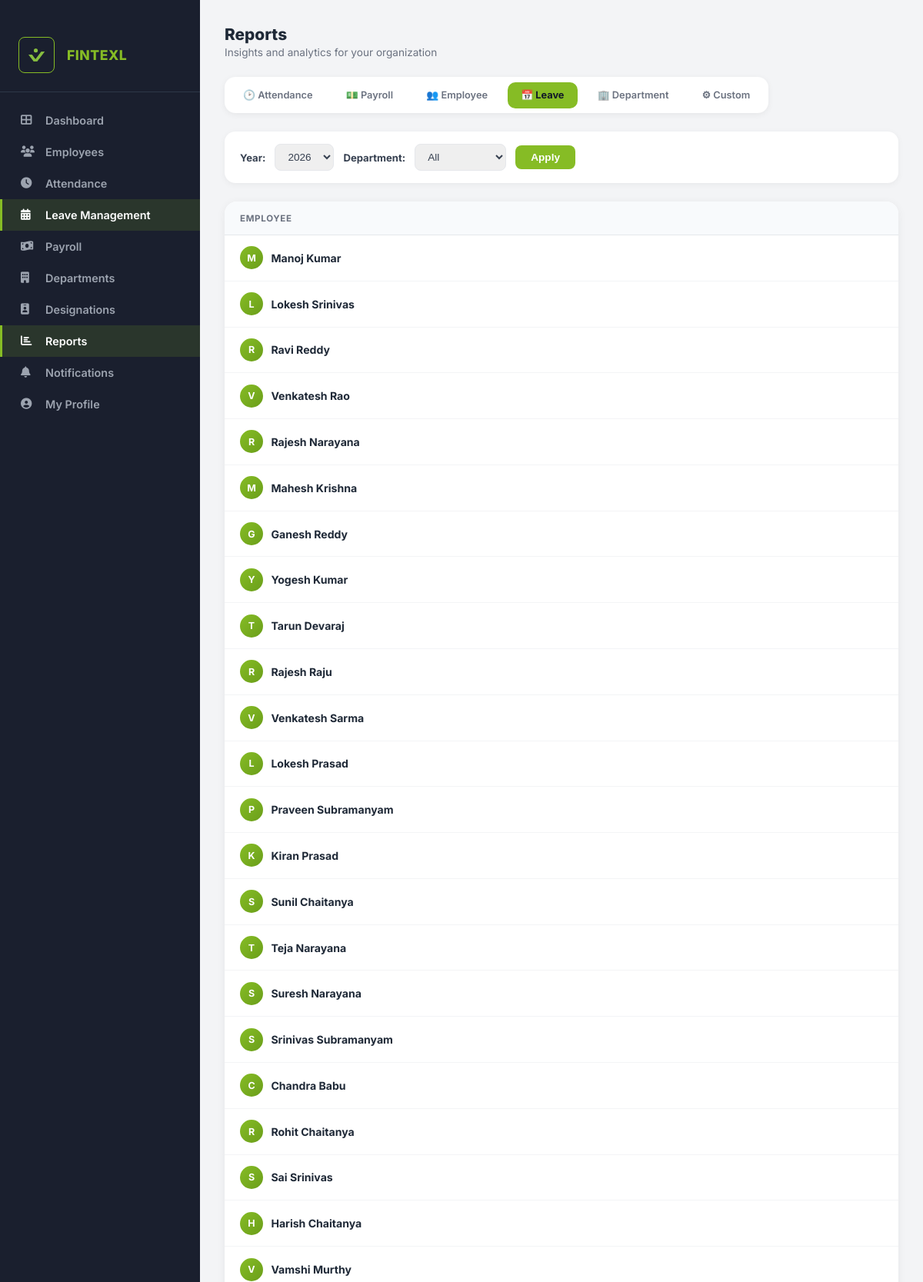
Page /dashboard/admin/reports/leaves/ (signed in, upper part) on the committed database.
### zettrack_app/models.py (models this page shows, shortened)
class CustomUser(AbstractUser):
    username = None
    email = models.EmailField(_('email address'), unique=True)
    phone = models.CharField(max_length=15, unique=True, blank=True, null=True)
    company = models.ForeignKey(Company, on_delete=models.CASCADE, null=True, blank=True, related_name='users')
    is_company_admin = models.BooleanField(default=False)
    USERNAME_FIELD = 'email'
    REQUIRED_FIELDS = []
    objects = CustomUserManager()

class Company(models.Model):
    COMPANY_SIZE_CHOICES = [
        ('1-10', '1-10'),
        ('11-50', '11-50'),
        ('51-200', '51-200'),
        ('200+', '200+'),
    ]
    PRIMARY_USE_CHOICES = [
        ('attendance_only', 'Attendance only'),
        ('attendance_payroll', 'Attendance + Payroll'),
    ]
    name = models.CharField(max_length=255)
    size = models.CharField(max_length=20, choices=COMPANY_SIZE_CHOICES, blank=True)
    industry = models.CharField(max_length=100, blank=True)
    primary_use = models.CharField(max_length=50, choices=PRIMARY_USE_CHOICES, blank=True)
    no_of_branches = models.PositiveIntegerField(default=1)
    gstin = models.CharField(max_length=15, blank=True)
    referral_source = models.CharField(max_length=100, blank=True)
    country = models.CharField(max_length=100, default='India')
    state = models.CharField(max_length=100)
    city = models.CharField(max_length=100)
    logo = models.ImageField(upload_to='company_logos/', blank=True, null=True)
    created_at = models.DateTimeField(auto_now_add=True)

### zettrack_app/views.py (the view, shortened to what this page needs)
# urls.py: path('dashboard/admin/reports/leaves/', views.report_leaves, name='report_leaves'),
@login_required
def report_leaves(request):
    if not request.user.is_company_admin:
        return redirect('employee_dashboard')
    company = request.user.company
    today = date.today()
    year = int(request.GET.get('year', today.year))
    dept_id = request.GET.get('dept')
    employees = CustomUser.objects.filter(company=company, is_company_admin=False)
    if dept_id:
        employees = employees.filter(employee_profile__department_id=dept_id)
    leave_types = LeaveType.objects.filter(company=company)
    report_data = []
    for emp in employees:
        balances = []
        report_data.append({'employee': emp, 'balances': balances})
    return render(request, 'zettrack_app/report_leaves.html', {
        'report_data': report_data,
        'leave_types': leave_types,
        'year': year,
        'year_choices': range(today.year - 1, today.year + 2),
        'departments': Department.objects.filter(company=company),
        'selected_dept': dept_id,
    })

### zettrack_app/templates/zettrack_app/report_leaves.html (shortened to what this page needs)
{% extends 'zettrack_app/admin_base.html' %}
{% block admin_content %}
<div style="display: flex; justify-content: space-between; align-items: center; margin-bottom: 1.5rem;">
    <div>
        <h2 style="margin: 0; font-size: 1.3rem; font-weight: 800; color: #1f2937;">Reports</h2>
        <p style="margin: 0.2rem 0 0; font-size: 0.85rem; color: #6b7280;">Insights and analytics for your organization</p>
    </div>
</div>
<div class="rep-tabs">
    <a href="{% url 'report_attendance' %}" class="rep-tab" style="text-decoration:none;">&#128337; Attendance</a>
    <a href="{% url 'report_payroll' %}" class="rep-tab" style="text-decoration:none;">&#128181; Payroll</a>
    <a href="{% url 'report_employees' %}" class="rep-tab" style="text-decoration:none;">&#128101; Employee</a>
    <a href="{% url 'report_leaves' %}" class="rep-tab rep-tab-active" style="text-decoration:none;">&#128197; Leave</a>
    <a href="{% url 'report_departments' %}" class="rep-tab" style="text-decoration:none;">&#127970; Department</a>
    <a href="{% url 'report_custom' %}" class="rep-tab" style="text-decoration:none;">&#9881; Custom</a>
</div>
<form method="GET" style="display: flex; align-items: center; gap: 0.75rem; margin-bottom: 1.5rem; flex-wrap: wrap; background: white; padding: 1rem 1.25rem; border-radius: 14px; box-shadow: 0 2px 8px rgba(0,0,0,0.05);">
    <label style="font-size: 0.82rem; font-weight: 700; color: #374151;">Year:</label>
    <select name="year" style="padding: 0.5rem 0.75rem; border: 1.5px solid #e5e7eb; border-radius: 8px; font-size: 0.85rem; color: #374151; outline: none;">
        {% for y in year_choices %}<option value="{{ y }}" {% if y == year %}selected{% endif %}>{{ y }}</option>{% endfor %}
    </select>
    <label style="font-size: 0.82rem; font-weight: 700; color: #374151;">Department:</label>
    <select name="dept" style="padding: 0.5rem 0.75rem; border: 1.5px solid #e5e7eb; border-radius: 8px; font-size: 0.85rem; color: #374151; outline: none;">
        <option value="">All</option>
    </select>
    <button type="submit" style="padding: 0.5rem 1.25rem; background: #86bc25; color: white; border: none; border-radius: 8px; font-size: 0.85rem; font-weight: 700; cursor: pointer;">Apply</button>
</form>
<div style="background: white; border-radius: 16px; box-shadow: 0 2px 12px rgba(0,0,0,0.06); overflow: auto;">
    <table class="rep-table">
        <thead>
            <tr>
                <th>Employee</th>
            </tr>
        </thead>
        <tbody>
            {% for row in report_data %}
            <tr class="rep-row">
                <td>
                    <div style="display: flex; align-items: center; gap: 0.65rem;">
                        <div style="width: 30px; height: 30px; border-radius: 50%; background: linear-gradient(135deg, #86bc25, #6a9e1a); display: flex; align-items: center; justify-content: center; color: white; font-weight: 700; font-size: 0.78rem; flex-shrink: 0;">{{ row.employee.first_name|first|upper }}</div>
                        <div style="font-weight: 700; color: #1f2937; font-size: 0.88rem;">{{ row.employee.get_full_name }}</div>
                    </div>
                </td>
            </tr>
            {% empty %}
            <tr><td colspan="{{ leave_types|length|add:1 }}" style="padding: 3rem; text-align: center; color: #9ca3af;"><div style="font-size: 2rem;">&#128197;</div><div style="font-weight: 600; margin-top: 0.5rem;">No leave data found</div></td></tr>
            {% endfor %}
        </tbody>
    </table>
</div>
{% endblock %}

### zettrack_app/templates/zettrack_app/admin_base.html (shortened to what this page needs)
{% extends 'zettrack_app/base.html' %}
{% block content %}
<div id="admin-layout">
    <div id="admin-sidebar" style="background: #1a1f2e; color: white; padding: 1.5rem 0; display: flex; flex-direction: column;">
        <div style="padding: 1.5rem; border-bottom: 1px solid #2d3748; display: flex; align-items: center; gap: 1rem;">
            {% if request.user.company.logo %}
                <img src="{{ request.user.company.logo.url }}" alt="Logo" style="width: 45px; height: 45px; border-radius: 8px; object-fit: cover; border: 1.5px solid #86bc25;">
            {% else %}
                <div style="width: 45px; height: 45px; background: #86bc25; border-radius: 8px; display: flex; align-items: center; justify-content: center; font-weight: 800; font-size: 1.2rem; color: #1a1f2e;">
                    {{ request.user.company.name|first|upper }}
                </div>
            {% endif %}
            <div>
                <div style="font-size: 1.1rem; font-weight: 800; color: #86bc25; line-height: 1.1; text-transform: uppercase; letter-spacing: 0.5px; max-width: 140px; white-space: nowrap; overflow: hidden; text-overflow: ellipsis;">{{ request.user.company.name }}</div>
            </div>
        </div>
        <nav style="flex: 1; padding: 1rem 0; overflow-y: auto;">
            <ul style="list-style: none; padding: 0; margin: 0; display: flex; flex-direction: column; gap: 0;">
                <li>
                    <a href="{% url 'admin_dashboard' %}"
                       style="display: flex; align-items: center; gap: 0.75rem; padding: 0.75rem 1.5rem; text-decoration: none; font-weight: 600; font-size: 0.9rem;
                              color: {% if request.resolver_match.url_name == 'admin_dashboard' %}#fff{% else %}#9ca3af{% endif %};
                              background: {% if request.resolver_match.url_name == 'admin_dashboard' %}rgba(134,188,37,0.15){% else %}transparent{% endif %};
                              border-left: 3px solid {% if request.resolver_match.url_name == 'admin_dashboard' %}#86bc25{% else %}transparent{% endif %};">
                        <i class="fas fa-th-large" style="width: 20px;"></i> Dashboard
                    </a>
                </li>
                <li>
                    <a href="{% url 'employee_list' %}"
                       style="display: flex; align-items: center; gap: 0.75rem; padding: 0.75rem 1.5rem; text-decoration: none; font-weight: 600; font-size: 0.9rem;
                              color: {% if 'employee' in request.resolver_match.url_name %}#fff{% else %}#9ca3af{% endif %};
                              background: {% if 'employee' in request.resolver_match.url_name %}rgba(134,188,37,0.15){% else %}transparent{% endif %};
                              border-left: 3px solid {% if 'employee' in request.resolver_match.url_name %}#86bc25{% else %}transparent{% endif %};">
                        <i class="fas fa-users" style="width: 20px;"></i> Employees
                    </a>
                </li>
                <li>
                    <a href="{% url 'admin_attendance' %}"
                       style="display: flex; align-items: center; gap: 0.75rem; padding: 0.75rem 1.5rem; text-decoration: none; font-weight: 600; font-size: 0.9rem;
                              color: {% if 'attendance' in request.resolver_match.url_name %}#fff{% else %}#9ca3af{% endif %};
                              background: {% if 'attendance' in request.resolver_match.url_name %}rgba(134,188,37,0.15){% else %}transparent{% endif %};
                              border-left: 3px solid {% if 'attendance' in request.resolver_match.url_name %}#86bc25{% else %}transparent{% endif %};">
                        <i class="fas fa-clock" style="width: 20px;"></i> Attendance
                    </a>
                </li>
                <li>
                    <a href="{% url 'admin_leaves' %}"
                       style="display: flex; align-items: center; gap: 0.75rem; padding: 0.75rem 1.5rem; text-decoration: none; font-weight: 600; font-size: 0.9rem;
                              color: {% if 'leaves' in request.resolver_match.url_name %}#fff{% else %}#9ca3af{% endif %};
                              background: {% if 'leaves' in request.resolver_match.url_name %}rgba(134,188,37,0.15){% else %}transparent{% endif %};
                              border-left: 3px solid {% if 'leaves' in request.resolver_match.url_name %}#86bc25{% else %}transparent{% endif %};">
                        <i class="fas fa-calendar-alt" style="width: 20px;"></i> Leave Management
                    </a>
                </li>
                <li>
                    <a href="{% url 'admin_payroll' %}"
                       style="display: flex; align-items: center; gap: 0.75rem; padding: 0.75rem 1.5rem; text-decoration: none; font-weight: 600; font-size: 0.9rem;
                              color: {% if 'payroll' in request.resolver_match.url_name %}#fff{% else %}#9ca3af{% endif %};
                              background: {% if 'payroll' in request.resolver_match.url_name %}rgba(134,188,37,0.15){% else %}transparent{% endif %};
                              border-left: 3px solid {% if 'payroll' in request.resolver_match.url_name %}#86bc25{% else %}transparent{% endif %};">
                        <i class="fas fa-money-bill-wave" style="width: 20px;"></i> Payroll
                    </a>
                </li>
                <li>
                    <a href="{% url 'department_list' %}"
                       style="display: flex; align-items: center; gap: 0.75rem; padding: 0.75rem 1.5rem; text-decoration: none; font-weight: 600; font-size: 0.9rem;
                              color: {% if 'department' in request.resolver_match.url_name %}#fff{% else %}#9ca3af{% endif %};
                              background: {% if 'department' in request.resolver_match.url_name %}rgba(134,188,37,0.15){% else %}transparent{% endif %};
                              border-left: 3px solid {% if 'department' in request.resolver_match.url_name %}#86bc25{% else %}transparent{% endif %};">
                        <i class="fas fa-building" style="width: 20px;"></i> Departments
                    </a>
                </li>
                <li>
                    <a href="{% url 'designation_list' %}"
                       style="display: flex; align-items: center; gap: 0.75rem; padding: 0.75rem 1.5rem; text-decoration: none; font-weight: 600; font-size: 0.9rem;
                              color: {% if 'designation' in request.resolver_match.url_name %}#fff{% else %}#9ca3af{% endif %};
                              background: {% if 'designation' in request.resolver_match.url_name %}rgba(134,188,37,0.15){% else %}transparent{% endif %};
                              border-left: 3px solid {% if 'designation' in request.resolver_match.url_name %}#86bc25{% else %}transparent{% endif %};">
                        <i class="fas fa-id-badge" style="width: 20px;"></i> Designations
                    </a>
                </li>
                <li>
                    <a href="{% url 'report_attendance' %}"
                       style="display: flex; align-items: center; gap: 0.75rem; padding: 0.75rem 1.5rem; text-decoration: none; font-weight: 600; font-size: 0.9rem;
                              color: {% if 'report_' in request.resolver_match.url_name %}#fff{% else %}#9ca3af{% endif %};
                              background: {% if 'report_' in request.resolver_match.url_name %}rgba(134,188,37,0.15){% else %}transparent{% endif %};
                              border-left: 3px solid {% if 'report_' in request.resolver_match.url_name %}#86bc25{% else %}transparent{% endif %};">
                        <i class="fas fa-chart-bar" style="width: 20px;"></i> Reports
                    </a>
                </li>
                <li>
                    <a href="{% url 'admin_notifications' %}"
                       style="display: flex; align-items: center; justify-content: space-between; padding: 0.75rem 1.5rem; text-decoration: none; font-weight: 600; font-size: 0.9rem;
                              color: {% if 'notifications' in request.resolver_match.url_name %}#fff{% else %}#9ca3af{% endif %};
                              background: {% if 'notifications' in request.resolver_match.url_name %}rgba(134,188,37,0.15){% else %}transparent{% endif %};
                              border-left: 3px solid {% if 'notifications' in request.resolver_match.url_name %}#86bc25{% else %}transparent{% endif %};">
                        <div style="display: flex; align-items: center; gap: 0.75rem;">
                            <i class="fas fa-bell" style="width: 20px;"></i> Notifications
                        </div>
                    </a>
                </li>
                <li>
                    <a href="{% url 'admin_profile_edit' %}"
                       style="display: flex; align-items: center; gap: 0.75rem; padding: 0.75rem 1.5rem; text-decoration: none; font-weight: 600; font-size: 0.9rem;
                              color: {% if request.resolver_match.url_name == 'admin_profile_edit' %}#fff{% else %}#9ca3af{% endif %};
                              background: {% if request.resolver_match.url_name == 'admin_profile_edit' %}rgba(134,188,37,0.15){% else %}transparent{% endif %};
                              border-left: 3px solid {% if request.resolver_match.url_name == 'admin_profile_edit' %}#86bc25{% else %}transparent{% endif %};">
                        <i class="fas fa-user-circle" style="width: 20px;"></i> My Profile
                    </a>
                </li>
            </ul>
        </nav>
    </div>
    <div id="admin-main">
        {% block admin_content %}{% endblock %}
    </div>
</div>
{% endblock %}

### rows in the picture
CustomUser: user.company.logo (picture), user.company.name "FINTEXL"
CustomUser: employee.first_name|first "M", employee.get_full_name "Manoj Kumar"
CustomUser: employee.first_name|first "L", employee.get_full_name "Lokesh Srinivas"
CustomUser: employee.first_name|first "R", employee.get_full_name "Ravi Reddy"
CustomUser: employee.first_name|first "V", employee.get_full_name "Venkatesh Rao"
CustomUser: employee.first_name|first "R", employee.get_full_name "Rajesh Narayana"
CustomUser: employee.first_name|first "M", employee.get_full_name "Mahesh Krishna"
CustomUser: employee.first_name|first "G", employee.get_full_name "Ganesh Reddy"
CustomUser: employee.first_name|first "Y", employee.get_full_name "Yogesh Kumar"
CustomUser: employee.first_name|first "T", employee.get_full_name "Tarun Devaraj"
CustomUser: employee.first_name|first "R", employee.get_full_name "Rajesh Raju"
CustomUser: employee.first_name|first "V", employee.get_full_name "Venkatesh Sarma"
CustomUser: employee.first_name|first "L", employee.get_full_name "Lokesh Prasad"
CustomUser: employee.first_name|first "P", employee.get_full_name "Praveen Subramanyam"
CustomUser: employee.first_name|first "K", employee.get_full_name "Kiran Prasad"
CustomUser: employee.first_name|first "S", employee.get_full_name "Sunil Chaitanya"
CustomUser: employee.first_name|first "T", employee.get_full_name "Teja Narayana"
CustomUser: employee.first_name|first "S", employee.get_full_name "Suresh Narayana"
CustomUser: employee.first_name|first "S", employee.get_full_name "Srinivas Subramanyam"
CustomUser: employee.first_name|first "C", employee.get_full_name "Chandra Babu"
CustomUser: employee.first_name|first "R", employee.get_full_name "Rohit Chaitanya"
CustomUser: employee.first_name|first "S", employee.get_full_name "Sai Srinivas"
CustomUser: employee.first_name|first "H", employee.get_full_name "Harish Chaitanya"
CustomUser: employee.first_name|first "V", employee.get_full_name "Vamshi Murthy"

### other values in the picture
form field year "2026"
